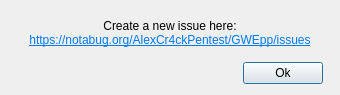
<?xml version="1.0" encoding="UTF-8"?>
<ui version="4.0">
 <class>ReportABugDialog</class>
 <widget class="QDialog" name="ReportABugDialog">
  <property name="geometry">
   <rect>
    <x>0</x>
    <y>0</y>
    <width>340</width>
    <height>95</height>
   </rect>
  </property>
  <property name="windowTitle">
   <string>GWEpp: Report a bug</string>
  </property>
  <layout class="QGridLayout" name="gridLayout">
   <item row="2" column="0">
    <spacer name="horizontalSpacer">
     <property name="orientation">
      <enum>Qt::Horizontal</enum>
     </property>
     <property name="sizeHint" stdset="0">
      <size>
       <width>40</width>
       <height>20</height>
      </size>
     </property>
    </spacer>
   </item>
   <item row="2" column="1">
    <widget class="QPushButton" name="pushButton_ok">
     <property name="text">
      <string>Ok</string>
     </property>
    </widget>
   </item>
   <item row="0" column="0" colspan="3">
    <widget class="QLabel" name="label_text">
     <property name="text">
      <string>&lt;html&gt;&lt;head/&gt;&lt;body&gt;&lt;p align=&quot;center&quot;&gt;Create a new issue here:&lt;br/&gt;&lt;a href=&quot;https://codeberg.org/AlexCr4ckPentest/GWEpp/issues/new&quot;&gt;&lt;span style=&quot; text-decoration: underline; color:#007af4;&quot;&gt;https://notabug.org/AlexCr4ckPentest/GWEpp/issues&lt;/span&gt;&lt;/a&gt;&lt;/p&gt;&lt;/body&gt;&lt;/html&gt;</string>
     </property>
     <property name="textFormat">
      <enum>Qt::RichText</enum>
     </property>
     <property name="alignment">
      <set>Qt::AlignCenter</set>
     </property>
    </widget>
   </item>
  </layout>
 </widget>
 <resources/>
 <connections/>
</ui>
